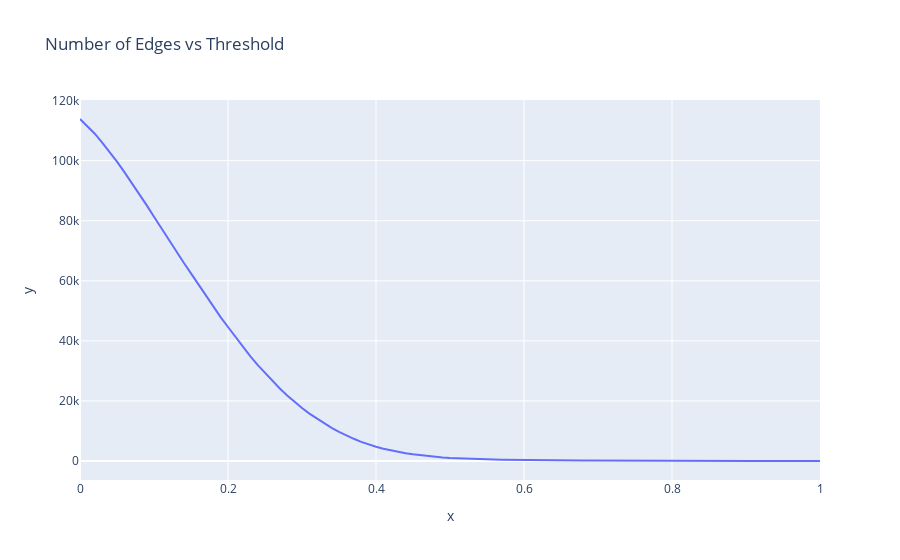

This figure's notebook cell:
### Code cell
upper_triangle = np.triu(matrix, k=1)
num_edges = []
for r in np.linspace(0, 1, 101):
    row_indices, col_indices = np.where(upper_triangle > r)
    num_edges.append(len(row_indices))
px.line(x=np.linspace(0, 1, 101), y=num_edges, title='Number of Edges vs Threshold')

### Figure 1 — Plotly figure (JSON) as saved in the notebook; plotly's stock layout.template omitted (floating-point values rounded to 4 significant figures)
{"data": [{"hovertemplate": "x=%{x}<br>y=%{y}<extra></extra>", "legendgroup": "", "line": {"color": "#636efa", "dash": "solid"}, "marker": {"symbol": "circle"}, "mode": "lines", "name": "", "orientation": "v", "showlegend": false, "type": "scatter", "x": [0, 0.01, 0.02, 0.03, 0.04, 0.05, 0.06, 0.07, 0.08, 0.09, 0.1, 0.11, 0.12, 0.13, 0.14, 0.15, 0.16, 0.17, 0.18, 0.19, 0.2, 0.21, 0.22, 0.23, 0.24, 0.25, 0.26, 0.27, 0.28, 0.29, 0.3, 0.31, 0.32, 0.33, 0.34, 0.35, 0.36, 0.37, 0.38, 0.39, 0.4, 0.41, 0.42, 0.43, 0.44, 0.45, 0.46, 0.47, 0.48, 0.49, 0.5, 0.51, 0.52, 0.53, 0.54, 0.55, 0.56, 0.57, 0.58, 0.59, 0.6, 0.61, 0.62, 0.63, 0.64, 0.65, 0.66, 0.67, 0.68, 0.69, 0.7, 0.71, 0.72, 0.73, 0.74, 0.75, 0.76, 0.77, 0.78, 0.79, 0.8, 0.81, 0.82, 0.83, 0.84, 0.85, 0.86, 0.87, 0.88, 0.89, 0.9, 0.91, 0.92, 0.93, 0.94, 0.95, 0.96, 0.97, 0.98, 0.99, 1], "xaxis": "x", "y": [113889, 111521, 108987, 105998, 102947, 99666, 96216, 92614, 88964, 85209, 81353, 77482, 73730, 69881, 66105, 62484, 58744, 55011, 51351, 47915, 44619, 41312, 37989, 34938, 32025, 29302, 26612, 24129, 21829, 19699, 17673, 15795, 14119, 12547, 11049, 9703, 8436, 7395, 6381, 5533, 4773, 4110, 3563, 3055, 2593, 2236, 1925, 1622, 1400, 1197, 1029, 906, 809, 707, 621, 542, 476, 425, 380, 329, 294, 271, 248, 227, 209, 195, 177, 160, 147, 135, 121, 111, 104, 98, 87, 78, 69, 60, 49, 44, 40, 36, 29, 24, 23, 17, 14, 14, 12, 12, 11, 11, 10, 9, 9, 9, 6, 6, 4, 4, 0], "yaxis": "y"}], "layout": {"legend": {"tracegroupgap": 0}, "title": {"text": "Number of Edges vs Threshold"}, "xaxis": {"anchor": "y", "domain": [0, 1], "title": {"text": "x"}}, "yaxis": {"anchor": "x", "domain": [0, 1], "title": {"text": "y"}}}}
